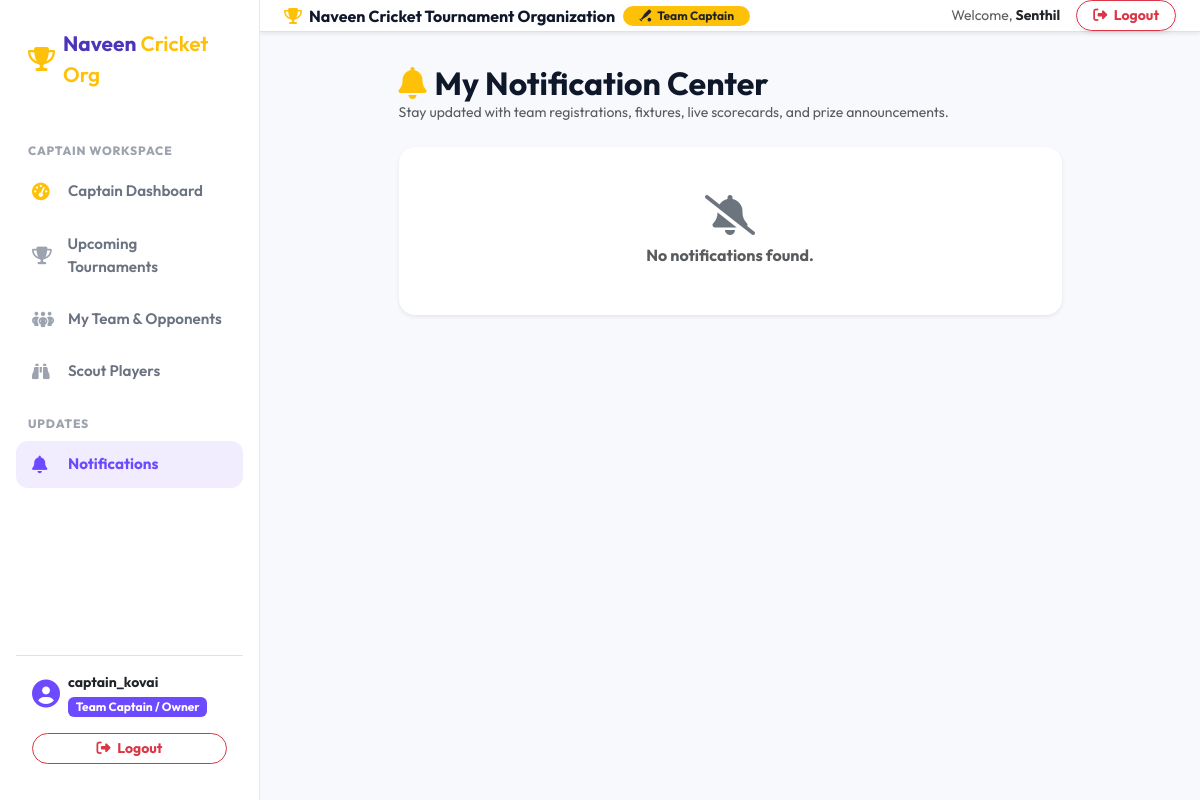
/notifications/ (signed in), run on the app's committed database.
### apps/accounts/models.py (models this page shows, shortened)
class User(AbstractUser):
    class Role(models.TextChoices):
        ADMIN = 'ADMIN', 'Super Admin / Organization Head'
        CAPTAIN = 'CAPTAIN', 'Team Captain / Owner'
        ORGANIZER = 'ORGANIZER', 'Tournament Organizer'
        PLAYER = 'PLAYER', 'Cricket Player'
    role = models.CharField(
        max_length=20,
        choices=Role.choices,
        default=Role.PLAYER
    )
    phone_number = models.CharField(max_length=15, blank=True, null=True)
    profile_picture = models.ImageField(upload_to='profile_pics/', blank=True, null=True)
    bio = models.TextField(blank=True, null=True)
    is_approved_organizer = models.BooleanField(default=True)
    created_at = models.DateTimeField(auto_now_add=True)
    @property
    def is_admin_role(self):
        return self.role == self.Role.ADMIN or self.is_superuser
    @property
    def is_captain_role(self):
        return self.role in [self.Role.CAPTAIN, self.Role.ORGANIZER] or (hasattr(self, 'created_teams') and self.created_teams.exists())

### apps/notifications/views.py (the view)
# urls.py: path('', notification_list_view, name='notification_list'),
@login_required
def notification_list_view(request):
    notifications = Notification.objects.filter(recipient=request.user)
    unread_count = notifications.filter(is_read=False).count()
    return render(request, 'notifications/notification_list.html', {
        'notifications': notifications,
        'unread_count': unread_count,
    })

### apps/notifications/context_processors.py (called while the page is built)
def unread_notifications(request):
    if request.user.is_authenticated:
        unread_count = Notification.objects.filter(recipient=request.user, is_read=False).count()
        recent_notifications = Notification.objects.filter(recipient=request.user)[:5]
        return {
            'unread_notifications_count': unread_count,
            'recent_notifications': recent_notifications
        }
    return {
        'unread_notifications_count': 0,
        'recent_notifications': []
    }

### templates/notifications/notification_list.html (shortened to what this page needs)
{% extends 'base.html' %}
{% block content %}
<div class="row justify-content-center">
    <div class="col-lg-9">
        <div class="d-flex justify-content-between align-items-center mb-4">
            <div>
                <h2 class="fw-bold text-navy mb-0"><i class="fa-solid fa-bell text-warning me-2"></i>My Notification Center</h2>
                <p class="text-muted small mb-0">Stay updated with team registrations, fixtures, live scorecards, and prize announcements.</p>
            </div>
        </div>
        <div class="card border-0 shadow-sm rounded-4 overflow-hidden">
            <div class="list-group list-group-flush">
                {% for n in notifications %}
                    <div class="list-group-item p-4 {% if not n.is_read %}bg-light border-start border-4 border-emerald{% endif %}">
                        <div class="d-flex justify-content-between align-items-center mb-1">
                            <div>
                                <span class="badge
                                    {% if n.notification_type == 'MATCH_RESULT' %}bg-success
                                    {% elif n.notification_type == 'FIXTURE_ANNOUNCEMENT' %}bg-primary
                                    {% elif n.notification_type == 'PRIZE_ANNOUNCEMENT' %}bg-warning text-dark
                                    {% else %}bg-secondary{% endif %} me-2">
                                    {{ n.get_notification_type_display }}
                                </span>
                                <strong class="text-navy fs-6">{{ n.title }}</strong>
                            </div>
                            <small class="text-muted"><i class="fa-solid fa-clock me-1"></i>{{ n.created_at|timesince }} ago</small>
                        </div>
                        <p class="text-muted small mb-2">{{ n.message }}</p>
                        <div class="d-flex justify-content-between align-items-center">
                            {% if n.related_link %}
                                <a href="{% url 'mark_notification_read' n.id %}" class="btn btn-sm btn-emerald rounded-pill px-3">
                                    View Details <i class="fa-solid fa-arrow-right ms-1"></i>
                                </a>
                            {% else %}
                                {% if not n.is_read %}
                                    <a href="{% url 'mark_notification_read' n.id %}" class="btn btn-sm btn-outline-secondary rounded-pill">
                                        Mark Read
                                    </a>
                                {% endif %}
                            {% endif %}
                        </div>
                    </div>
                {% empty %}
                    <div class="p-5 text-center text-muted">
                        <i class="fa-solid fa-bell-slash fs-1 mb-2 text-secondary"></i>
                        <p class="fw-bold mb-0">No notifications found.</p>
                    </div>
                {% endfor %}
            </div>
        </div>
    </div>
</div>
{% endblock %}

### templates/base.html (shortened to what this page needs)
{% load static %}
<!DOCTYPE html>
<html lang="en">
<head>
    <link href="https://cdn.jsdelivr.net/npm/bootstrap@5.3.2/dist/css/bootstrap.min.css" rel="stylesheet">
    <link rel="stylesheet" href="https://cdnjs.cloudflare.com/ajax/libs/font-awesome/6.4.2/css/all.min.css">
    <link rel="stylesheet" href="{% static 'css/style.css' %}">
</head>
<body>
    <div class="app-wrapper">
        {% if user.is_authenticated and request.resolver_match.url_name != 'login' and request.resolver_match.url_name != 'register' %}
            <aside class="app-sidebar d-none d-lg-flex">
                <a href="{% url 'home' %}" class="sidebar-brand">
                    <i class="fa-solid fa-trophy text-warning"></i>
                    <span class="fw-bold">Naveen<span class="text-warning fw-semibold"> Cricket Org</span></span>
                </a>
                <ul class="sidebar-menu">
                    {% if user.is_admin_role %}
                        <div class="sidebar-section-title">Super Admin Workspace</div>
                        <li class="sidebar-item">
                            <a href="{% url 'admin_dashboard' %}" class="sidebar-link {% if 'dashboard/admin' in request.path %}active{% endif %}">
                                <i class="fa-solid fa-gauge-high text-danger"></i> Admin Dashboard
                            </a>
                        </li>
                        <li class="sidebar-item">
                            <a href="{% url 'tournament_list' %}" class="sidebar-link {% if 'tournaments' in request.path %}active{% endif %}">
                                <i class="fa-solid fa-trophy text-warning"></i> Tournaments & Fixtures
                            </a>
                        </li>
                        <li class="sidebar-item">
                            <a href="{% url 'tournament_create' %}" class="sidebar-link {% if 'tournaments/create' in request.path %}active{% endif %}">
                                <i class="fa-solid fa-plus-circle text-success"></i> Create Tournament
                            </a>
                        </li>
                        <li class="sidebar-item">
                            <a href="{% url 'team_list' %}" class="sidebar-link {% if 'teams' in request.path %}active{% endif %}">
                                <i class="fa-solid fa-people-group"></i> Registered Teams
                            </a>
                        </li>
                        <li class="sidebar-item">
                            <a href="{% url 'player_list' %}" class="sidebar-link {% if 'players' in request.path and 'edit' not in request.path %}active{% endif %}">
                                <i class="fa-solid fa-user-ninja"></i> Players Directory
                            </a>
                        </li>
                    {% elif user.is_captain_role %}
                        <div class="sidebar-section-title">Captain Workspace</div>
                        <li class="sidebar-item">
                            <a href="{% url 'captain_dashboard' %}" class="sidebar-link {% if 'captain' in request.path %}active{% endif %}">
                                <i class="fa-solid fa-gauge-high text-warning"></i> Captain Dashboard
                            </a>
                        </li>
                        <li class="sidebar-item">
                            <a href="{% url 'tournament_list' %}" class="sidebar-link {% if 'tournaments' in request.path %}active{% endif %}">
                                <i class="fa-solid fa-trophy"></i> Upcoming Tournaments
                            </a>
                        </li>
                        <li class="sidebar-item">
                            <a href="{% url 'team_list' %}" class="sidebar-link {% if 'teams' in request.path %}active{% endif %}">
                                <i class="fa-solid fa-people-group"></i> My Team & Opponents
                            </a>
                        </li>
                        <li class="sidebar-item">
                            <a href="{% url 'player_list' %}" class="sidebar-link {% if 'players' in request.path and 'edit' not in request.path %}active{% endif %}">
                                <i class="fa-solid fa-binoculars"></i> Scout Players
                            </a>
                        </li>
                    {% endif %}
                    <div class="sidebar-section-title">Updates</div>
                    <li class="sidebar-item">
                        <a href="{% url 'notification_list' %}" class="sidebar-link {% if 'notifications' in request.path %}active{% endif %}">
                            <i class="fa-solid fa-bell"></i> Notifications
                        </a>
                    </li>
                </ul>
                <div class="sidebar-user mt-auto p-3 border-top">
                    <div class="d-flex align-items-center mb-3">
                        <i class="fa-solid fa-circle-user fs-3 text-purple me-2"></i>
                        <div class="overflow-hidden">
                            <strong class="d-block text-truncate text-dark small">{{ user.username }}</strong>
                            <small class="badge bg-purple">{{ user.get_role_display }}</small>
                        </div>
                    </div>
                    <form method="post" action="{% url 'logout' %}">
                        <button type="submit" class="btn btn-sm btn-outline-danger w-100 rounded-pill fw-bold">
                            <i class="fa-solid fa-right-from-bracket me-1"></i> Logout
                        </button>
                    </form>
                </div>
            </aside>
        {% endif %}
        <div class="app-content" >
            {% if user.is_authenticated and request.resolver_match.url_name != 'login' and request.resolver_match.url_name != 'register' %}
                <div class="d-none d-lg-flex justify-content-between align-items-center bg-white border-bottom px-4 py-2.5 shadow-sm">
                    <div class="d-flex align-items-center gap-2">
                        <span class="fw-bold text-navy fs-6"><i class="fa-solid fa-trophy text-warning me-1"></i> Naveen Cricket Tournament Organization</span>
                        {% if user.is_admin_role %}
                            <span class="badge bg-danger rounded-pill px-3 py-1"><i class="fa-solid fa-crown me-1"></i> Super Admin</span>
                        {% elif user.is_captain_role %}
                            <span class="badge bg-warning text-dark rounded-pill px-3 py-1"><i class="fa-solid fa-baseball-bat-ball me-1"></i> Team Captain</span>
                        {% else %}
                            <span class="badge bg-success rounded-pill px-3 py-1"><i class="fa-solid fa-user-ninja me-1"></i> Cricket Player</span>
                        {% endif %}
                    </div>
                    <div class="d-flex align-items-center gap-3">
                        <span class="small text-muted">Welcome, <strong class="text-dark">{{ user.first_name|default:user.username }}</strong></span>
                        <form method="post" action="{% url 'logout' %}" class="d-inline">
                            <button type="submit" class="btn btn-outline-danger btn-sm rounded-pill px-3 fw-bold shadow-sm">
                                <i class="fa-solid fa-right-from-bracket me-1"></i> Logout
                            </button>
                        </form>
                    </div>
                </div>
            {% endif %}
            <main class="container-fluid px-4 my-3 flex-grow-1">
                {% block content %}{% endblock %}
            </main>
        </div>
    </div>
</body>
</html>

### static/css/style.css (style rules this page uses)
:root { --primary-purple: #6D4AFF; --primary-purple-hover: #5b3be0; --dark-purple: #4C35B8; --light-purple: #F1EDFF; --bg-page: #F8F9FC; --card-bg: #FFFFFF; --card-border: #E5E7EB; --text-main: #1F2937; --text-muted: #6B7280; --sidebar-width: 260px; }
body { font-family: 'Outfit', -apple-system, BlinkMacSystemFont, 'Segoe UI', Roboto, sans-serif; background-color: var(--bg-page); color: var(--text-main); display: flex; flex-direction: column; min-height: 100vh; }
.app-wrapper { display: flex; width: 100%; min-height: 100vh; }
.app-sidebar { width: var(--sidebar-width); background-color: #ffffff; border-right: 1px solid var(--card-border); position: fixed; top: 0; bottom: 0; left: 0; z-index: 1030; display: flex; flex-direction: column; padding: 1.25rem 1rem; transition: all 0.3s ease; }
.sidebar-brand { font-size: 1.3rem; font-weight: 800; color: var(--dark-purple); text-decoration: none; display: flex; align-items: center; padding: 0.5rem 0.75rem; margin-bottom: 1.5rem; }
.sidebar-brand i { color: var(--primary-purple); font-size: 1.5rem; margin-right: 0.5rem; }
.sidebar-menu { list-style: none; padding: 0; margin: 0; flex-grow: 1; }
.sidebar-item { margin-bottom: 0.35rem; }
.sidebar-link { display: flex; align-items: center; padding: 0.75rem 1rem; color: var(--text-muted); font-weight: 600; font-size: 0.95rem; text-decoration: none; border-radius: 12px; transition: all 0.2s ease; }
.sidebar-link i { font-size: 1.1rem; width: 24px; margin-right: 0.75rem; color: #9CA3AF; transition: color 0.2s ease; }
.sidebar-link.active { color: var(--primary-purple); background-color: var(--light-purple); font-weight: 700; }
.sidebar-link.active i { color: var(--primary-purple); }
.sidebar-section-title { font-size: 0.75rem; font-weight: 800; text-transform: uppercase; letter-spacing: 0.8px; color: #9CA3AF; margin: 1.25rem 0 0.5rem 0.75rem; }
.sidebar-user { padding: 1rem 0.75rem; border-top: 1px solid var(--card-border); margin-top: auto; }
.app-content { flex-grow: 1; margin-left: var(--sidebar-width); display: flex; flex-direction: column; min-height: 100vh; }
.text-purple { color: var(--primary-purple) !important; }
.bg-purple { background-color: var(--primary-purple) !important; color: #ffffff !important; }
.text-navy { color: #0f172a !important; }

### data on the page
User: username "captain_kovai", role "Team Captain / Owner", first_name "Senthil"
